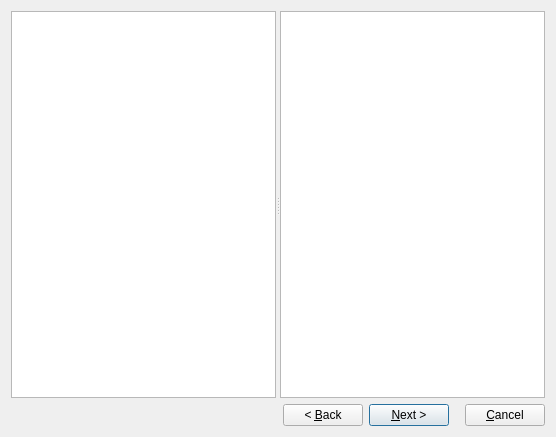
<?xml version="1.0" encoding="UTF-8"?>
<ui version="4.0">
 <class>RunReportDialog</class>
 <widget class="QDialog" name="RunReportDialog">
  <property name="geometry">
   <rect>
    <x>0</x>
    <y>0</y>
    <width>556</width>
    <height>437</height>
   </rect>
  </property>
  <property name="windowTitle">
   <string>Run Report</string>
  </property>
  <property name="windowIcon">
   <iconset resource="../resources.qrc">
    <normaloff>:/icons/reports</normaloff>:/icons/reports</iconset>
  </property>
  <layout class="QVBoxLayout" name="verticalLayout">
   <item>
    <widget class="QStackedWidget" name="stackedWidget">
     <property name="currentIndex">
      <number>0</number>
     </property>
     <widget class="QWidget" name="report_picker">
      <layout class="QVBoxLayout" name="verticalLayout_2">
       <property name="leftMargin">
        <number>0</number>
       </property>
       <property name="topMargin">
        <number>0</number>
       </property>
       <property name="rightMargin">
        <number>0</number>
       </property>
       <property name="bottomMargin">
        <number>0</number>
       </property>
       <item>
        <widget class="QSplitter" name="splitter">
         <property name="orientation">
          <enum>Qt::Horizontal</enum>
         </property>
         <widget class="QTreeWidget" name="treeWidget">
          <property name="sizePolicy">
           <sizepolicy hsizetype="Expanding" vsizetype="Expanding">
            <horstretch>0</horstretch>
            <verstretch>0</verstretch>
           </sizepolicy>
          </property>
          <property name="rootIsDecorated">
           <bool>false</bool>
          </property>
          <attribute name="headerVisible">
           <bool>false</bool>
          </attribute>
          <column>
           <property name="text">
            <string notr="true">1</string>
           </property>
          </column>
         </widget>
         <widget class="QTextBrowser" name="textBrowser">
          <property name="sizePolicy">
           <sizepolicy hsizetype="Expanding" vsizetype="Expanding">
            <horstretch>0</horstretch>
            <verstretch>0</verstretch>
           </sizepolicy>
          </property>
         </widget>
        </widget>
       </item>
      </layout>
     </widget>
     <widget class="QWidget" name="timespan_picker">
      <layout class="QGridLayout" name="gridLayout">
       <item row="0" column="0" colspan="4">
        <widget class="QLabel" name="lblReportTitle">
         <property name="text">
          <string>&lt;html&gt;&lt;head/&gt;&lt;body&gt;&lt;p&gt;&lt;span style=&quot; font-size:xx-large; font-weight:600;&quot;&gt;Report&lt;/span&gt;&lt;/p&gt;&lt;/body&gt;&lt;/html&gt;</string>
         </property>
        </widget>
       </item>
       <item row="11" column="0">
        <spacer name="verticalSpacer">
         <property name="orientation">
          <enum>Qt::Vertical</enum>
         </property>
         <property name="sizeHint" stdset="0">
          <size>
           <width>20</width>
           <height>318</height>
          </size>
         </property>
        </spacer>
       </item>
       <item row="2" column="0">
        <widget class="QRadioButton" name="rbToday">
         <property name="text">
          <string>Today</string>
         </property>
        </widget>
       </item>
       <item row="2" column="1">
        <widget class="QRadioButton" name="rbYesterday">
         <property name="text">
          <string>Yesterday</string>
         </property>
        </widget>
       </item>
       <item row="9" column="0">
        <widget class="QRadioButton" name="rbDateSpan">
         <property name="text">
          <string>Date Span:</string>
         </property>
        </widget>
       </item>
       <item row="9" column="3">
        <widget class="QDateEdit" name="deEndDate">
         <property name="enabled">
          <bool>false</bool>
         </property>
         <property name="calendarPopup">
          <bool>true</bool>
         </property>
        </widget>
       </item>
       <item row="9" column="1">
        <widget class="QDateEdit" name="deStartDate">
         <property name="enabled">
          <bool>false</bool>
         </property>
         <property name="calendarPopup">
          <bool>true</bool>
         </property>
        </widget>
       </item>
       <item row="4" column="0">
        <widget class="QRadioButton" name="rbThisMonth">
         <property name="text">
          <string>This Month</string>
         </property>
        </widget>
       </item>
       <item row="5" column="1">
        <widget class="QRadioButton" name="rbLastYear">
         <property name="text">
          <string>Last Year</string>
         </property>
        </widget>
       </item>
       <item row="10" column="0">
        <widget class="QRadioButton" name="rbTimeSpan">
         <property name="text">
          <string>Time Span:</string>
         </property>
        </widget>
       </item>
       <item row="1" column="0" colspan="4">
        <widget class="QLabel" name="label">
         <property name="text">
          <string>Choose the timespan to run the report over:</string>
         </property>
        </widget>
       </item>
       <item row="9" column="2">
        <widget class="QLabel" name="label_2">
         <property name="sizePolicy">
          <sizepolicy hsizetype="Ignored" vsizetype="Preferred">
           <horstretch>0</horstretch>
           <verstretch>0</verstretch>
          </sizepolicy>
         </property>
         <property name="text">
          <string>to</string>
         </property>
         <property name="alignment">
          <set>Qt::AlignCenter</set>
         </property>
        </widget>
       </item>
       <item row="3" column="1">
        <widget class="QRadioButton" name="rbLastWeek">
         <property name="text">
          <string>Last Week</string>
         </property>
        </widget>
       </item>
       <item row="3" column="0">
        <widget class="QRadioButton" name="rbThisWeek">
         <property name="text">
          <string>This Week</string>
         </property>
        </widget>
       </item>
       <item row="5" column="0">
        <widget class="QRadioButton" name="rbThisYear">
         <property name="text">
          <string>This Year</string>
         </property>
        </widget>
       </item>
       <item row="4" column="1">
        <widget class="QRadioButton" name="rbLastMonth">
         <property name="text">
          <string>Last Month</string>
         </property>
        </widget>
       </item>
       <item row="10" column="2">
        <widget class="QLabel" name="label_3">
         <property name="sizePolicy">
          <sizepolicy hsizetype="Preferred" vsizetype="Preferred">
           <horstretch>0</horstretch>
           <verstretch>0</verstretch>
          </sizepolicy>
         </property>
         <property name="text">
          <string>to</string>
         </property>
         <property name="alignment">
          <set>Qt::AlignCenter</set>
         </property>
        </widget>
       </item>
       <item row="10" column="1">
        <widget class="QDateTimeEdit" name="teStartTime">
         <property name="enabled">
          <bool>false</bool>
         </property>
         <property name="calendarPopup">
          <bool>true</bool>
         </property>
        </widget>
       </item>
       <item row="10" column="3">
        <widget class="QDateTimeEdit" name="teEndTime">
         <property name="enabled">
          <bool>false</bool>
         </property>
         <property name="calendarPopup">
          <bool>true</bool>
         </property>
        </widget>
       </item>
       <item row="4" column="2">
        <widget class="QRadioButton" name="rbMonth">
         <property name="text">
          <string>Month:</string>
         </property>
        </widget>
       </item>
       <item row="4" column="3">
        <widget class="QDateEdit" name="deMonth">
         <property name="enabled">
          <bool>false</bool>
         </property>
         <property name="currentSection">
          <enum>QDateTimeEdit::MonthSection</enum>
         </property>
         <property name="displayFormat">
          <string>MM/yyyy</string>
         </property>
         <property name="calendarPopup">
          <bool>false</bool>
         </property>
        </widget>
       </item>
       <item row="2" column="2">
        <widget class="QRadioButton" name="rbDate">
         <property name="text">
          <string>Date:</string>
         </property>
        </widget>
       </item>
       <item row="2" column="3">
        <widget class="QDateEdit" name="deDate">
         <property name="enabled">
          <bool>false</bool>
         </property>
         <property name="calendarPopup">
          <bool>true</bool>
         </property>
        </widget>
       </item>
       <item row="5" column="2">
        <widget class="QRadioButton" name="rbYear">
         <property name="text">
          <string>Year:</string>
         </property>
        </widget>
       </item>
       <item row="5" column="3">
        <widget class="QDateEdit" name="deYear">
         <property name="enabled">
          <bool>false</bool>
         </property>
         <property name="displayFormat">
          <string>yyyy</string>
         </property>
         <property name="calendarPopup">
          <bool>false</bool>
         </property>
        </widget>
       </item>
      </layout>
     </widget>
    </widget>
   </item>
   <item>
    <layout class="QHBoxLayout" name="horizontalLayout">
     <item>
      <spacer name="horizontalSpacer_2">
       <property name="orientation">
        <enum>Qt::Horizontal</enum>
       </property>
       <property name="sizeHint" stdset="0">
        <size>
         <width>40</width>
         <height>20</height>
        </size>
       </property>
      </spacer>
     </item>
     <item>
      <widget class="QPushButton" name="pbBack">
       <property name="text">
        <string>&lt; &amp;Back</string>
       </property>
      </widget>
     </item>
     <item>
      <widget class="QPushButton" name="pbNext">
       <property name="text">
        <string>&amp;Next &gt;</string>
       </property>
       <property name="default">
        <bool>true</bool>
       </property>
      </widget>
     </item>
     <item>
      <spacer name="horizontalSpacer">
       <property name="orientation">
        <enum>Qt::Horizontal</enum>
       </property>
       <property name="sizeType">
        <enum>QSizePolicy::Preferred</enum>
       </property>
       <property name="sizeHint" stdset="0">
        <size>
         <width>10</width>
         <height>20</height>
        </size>
       </property>
      </spacer>
     </item>
     <item>
      <widget class="QPushButton" name="pbCancel">
       <property name="text">
        <string>&amp;Cancel</string>
       </property>
      </widget>
     </item>
    </layout>
   </item>
  </layout>
 </widget>
 <tabstops>
  <tabstop>rbToday</tabstop>
  <tabstop>rbYesterday</tabstop>
  <tabstop>rbDate</tabstop>
  <tabstop>deDate</tabstop>
  <tabstop>rbThisWeek</tabstop>
  <tabstop>rbLastWeek</tabstop>
  <tabstop>rbThisMonth</tabstop>
  <tabstop>rbLastMonth</tabstop>
  <tabstop>rbMonth</tabstop>
  <tabstop>deMonth</tabstop>
  <tabstop>rbThisYear</tabstop>
  <tabstop>rbLastYear</tabstop>
  <tabstop>rbYear</tabstop>
  <tabstop>deYear</tabstop>
  <tabstop>rbDateSpan</tabstop>
  <tabstop>deStartDate</tabstop>
  <tabstop>deEndDate</tabstop>
  <tabstop>rbTimeSpan</tabstop>
  <tabstop>teStartTime</tabstop>
  <tabstop>teEndTime</tabstop>
  <tabstop>pbBack</tabstop>
  <tabstop>pbNext</tabstop>
  <tabstop>pbCancel</tabstop>
  <tabstop>treeWidget</tabstop>
  <tabstop>textBrowser</tabstop>
 </tabstops>
 <resources>
  <include location="../resources.qrc"/>
 </resources>
 <connections>
  <connection>
   <sender>rbDate</sender>
   <signal>toggled(bool)</signal>
   <receiver>deDate</receiver>
   <slot>setEnabled(bool)</slot>
   <hints>
    <hint type="sourcelabel">
     <x>341</x>
     <y>79</y>
    </hint>
    <hint type="destinationlabel">
     <x>472</x>
     <y>79</y>
    </hint>
   </hints>
  </connection>
  <connection>
   <sender>rbMonth</sender>
   <signal>toggled(bool)</signal>
   <receiver>deMonth</receiver>
   <slot>setEnabled(bool)</slot>
   <hints>
    <hint type="sourcelabel">
     <x>341</x>
     <y>128</y>
    </hint>
    <hint type="destinationlabel">
     <x>472</x>
     <y>128</y>
    </hint>
   </hints>
  </connection>
  <connection>
   <sender>rbYear</sender>
   <signal>toggled(bool)</signal>
   <receiver>deYear</receiver>
   <slot>setEnabled(bool)</slot>
   <hints>
    <hint type="sourcelabel">
     <x>341</x>
     <y>154</y>
    </hint>
    <hint type="destinationlabel">
     <x>472</x>
     <y>154</y>
    </hint>
   </hints>
  </connection>
  <connection>
   <sender>rbDateSpan</sender>
   <signal>toggled(bool)</signal>
   <receiver>deStartDate</receiver>
   <slot>setEnabled(bool)</slot>
   <hints>
    <hint type="sourcelabel">
     <x>78</x>
     <y>180</y>
    </hint>
    <hint type="destinationlabel">
     <x>209</x>
     <y>180</y>
    </hint>
   </hints>
  </connection>
  <connection>
   <sender>rbDateSpan</sender>
   <signal>toggled(bool)</signal>
   <receiver>deEndDate</receiver>
   <slot>setEnabled(bool)</slot>
   <hints>
    <hint type="sourcelabel">
     <x>78</x>
     <y>180</y>
    </hint>
    <hint type="destinationlabel">
     <x>472</x>
     <y>180</y>
    </hint>
   </hints>
  </connection>
  <connection>
   <sender>rbTimeSpan</sender>
   <signal>toggled(bool)</signal>
   <receiver>teStartTime</receiver>
   <slot>setEnabled(bool)</slot>
   <hints>
    <hint type="sourcelabel">
     <x>78</x>
     <y>206</y>
    </hint>
    <hint type="destinationlabel">
     <x>209</x>
     <y>206</y>
    </hint>
   </hints>
  </connection>
  <connection>
   <sender>rbTimeSpan</sender>
   <signal>toggled(bool)</signal>
   <receiver>teEndTime</receiver>
   <slot>setEnabled(bool)</slot>
   <hints>
    <hint type="sourcelabel">
     <x>78</x>
     <y>206</y>
    </hint>
    <hint type="destinationlabel">
     <x>472</x>
     <y>206</y>
    </hint>
   </hints>
  </connection>
 </connections>
</ui>
